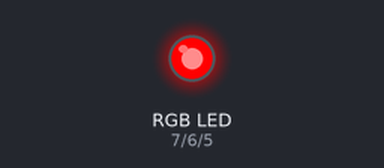
This sketch was run on a simulated Arduino Uno, built with avr-gcc and run on an emulated ATmega328P. On the bench: an RGB LED mixed from three pins (HIGH = lit). Dim RGB values are drawn brighter than linear.

Above: at 0.05 s.
At 2.0 s:
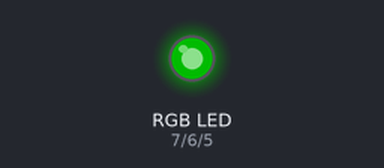
At 2.95 s:
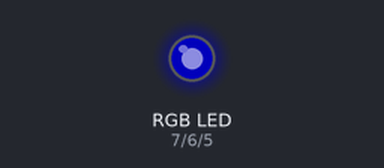
At 3.95 s:
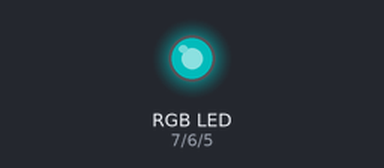
Timing chart, 0 to 5.2 s (numbered marks = the images above):
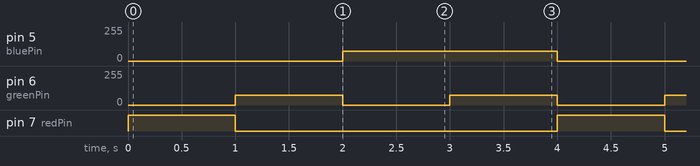

Measured:
- by itself, pin 5 (bluePin): alternates 75/255 for 2.0 s and 0/255 for 2.0 s
- by itself, pin 6 (greenPin): alternates 75/255 for 1.0 s and 0/255 for 1.0 s
- by itself, pin 7 (redPin): alternates HIGH for 1.0 s and LOW for 3.0 s

The sketch:

RGB_LED_test.ino
```cpp
int redPin = 7;
int greenPin = 6;
int bluePin = 5;

void setup() {
  pinMode(redPin, OUTPUT);
  pinMode(greenPin, OUTPUT);
  pinMode(bluePin, OUTPUT);

}

void loop() {
  setColor(150, 0, 0); // Red Color
  delay(1000);
  setColor(0, 75, 0); // Green Color
  delay(1000);
  setColor(0, 0, 75); // Blue Color
  delay(1000);
  setColor(75, 75, 75); // White Color
  delay(1000);
}

void setColor(int redValue, int greenValue, int blueValue) {
  analogWrite(redPin, redValue);
  analogWrite(greenPin, greenValue);
  analogWrite(bluePin, blueValue);
}
```
